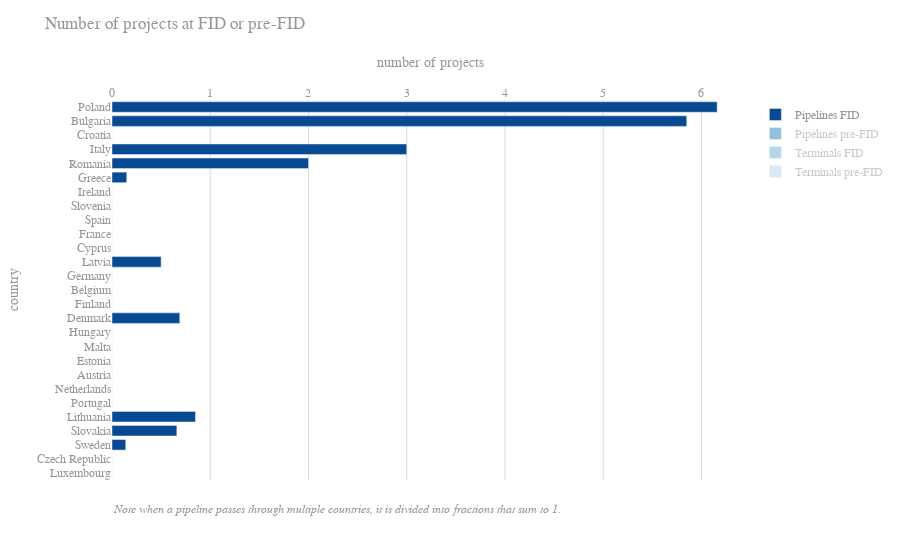

Write notebook code for a chart like this one.
### Markdown cell above
## update FID map with separate panels

### Code cell
terms_df_region = terms_df_orig[(terms_df_orig.Country.isin(region_df_touse.Country))&
                                (terms_df_orig.Status.isin(['Construction','Proposed']))&
                                (terms_df_orig.Facility.isin(['Import']))]
country_ratios_df_region = country_ratios_df[(country_ratios_df.Country.isin(region_df_touse.Country))&
                            (country_ratios_df.Status.isin(['Construction','Proposed']))]

projects_df_fid_sum = pandas.DataFrame(0, index=country_list, columns=['Pipelines FID','Terminals FID','Pipelines pre-FID','Terminals pre-FID'])

# Pipelines
projects_df_fid_sum['Pipelines FID'] += country_ratios_df_region[country_ratios_df_region.FID.isin(['FID'])].groupby('Country')['LengthPerCountryFraction'].sum()
projects_df_fid_sum['Pipelines pre-FID'] += country_ratios_df_region[country_ratios_df_region.FID.isin(['Pre-FID'])].groupby('Country')['LengthPerCountryFraction'].sum()
# Terminals
projects_df_fid_sum['Terminals FID'] += terms_df_region.loc[terms_df_region.FID.isin(['FID'])].groupby('Country')['TerminalID'].count()
projects_df_fid_sum['Terminals pre-FID'] += terms_df_region.loc[terms_df_region.FID.isin(['Pre-FID'])].groupby('Country')['TerminalID'].count()

projects_df_fid_sum.replace(numpy.nan,0,inplace=True)

# reorder for descending values
country_order = projects_df_fid_sum.sum(axis=1).sort_values(ascending=True).index
projects_df_fid_sum = projects_df_fid_sum.reindex(country_order)

# ****************************************

colorscale_touse = 'blues'

bar_pipes_dark = px.colors.sample_colorscale(colorscale_touse, 0.9)
bar_pipes_light = px.colors.sample_colorscale(colorscale_touse, 0.7)
bar_terms_dark = px.colors.sample_colorscale(colorscale_touse, 0.5)
bar_terms_light = px.colors.sample_colorscale(colorscale_touse, 0.3)

nbars = projects_df_fid_sum.index.size

fig = px.bar(projects_df_fid_sum[['Pipelines FID','Pipelines pre-FID',
                                  'Terminals FID', 'Terminals pre-FID']], 
             color_discrete_sequence=bar_pipes_dark+bar_pipes_light+bar_terms_dark+bar_terms_light, 
             orientation='h', height=800,
             title='Number of projects at FID or pre-FID')

note = '<i>Note when a pipeline passes through multiple countries, it is divided into fractions that sum to 1.</i>'
fig.add_annotation(x=0, y=-0.1,
                   xref='x domain',
                   yref='y domain',
                   text=note,
                   showarrow=False,
                   font=dict(size=12))

fig.update_layout(
    font_family='Helvetica',
    font_color=px.colors.sample_colorscale('greys', 0.5)[0],
    bargap=0.25,
    plot_bgcolor='white',
    paper_bgcolor='white',

    yaxis_title='country',
    xaxis_title='number of projects',
    xaxis={'side':'top'},
    title_y=.97,
    title_yanchor='top',

    legend_title=None,
    #legend=dict(yanchor="bottom",y=0.01,xanchor="right",x=0.99,bgcolor='rgba(0,0,0,0)'),
    legend=dict(yanchor="top",y=1,xanchor="left",x=1.01,bgcolor='rgba(0,0,0,0)'),
)

fig.update_yaxes(
    dtick=1
)

fig.update_xaxes(
    gridcolor=px.colors.sample_colorscale('greys', 0.25)[0]
)

dash.dcc.Checklist(
    id='fid-checklist',
    options=[
        {'label':'Pipelines FID', 'value':'Pipelines FID'},
        {'label':'Pipelines pre-FID', 'value':'Pipelines pre-FID'},
        {'label':'Terminals FID', 'value':'Terminals FID'},
        {'label':'Terminals pre-FID', 'value':'Terminals pre-FID'},
    ],
    value=[],
    labelStyle={'display':'inline-block'}
)

fig.show()

### Figure 1 — Plotly figure (JSON) as saved in the notebook; plotly's stock layout.template omitted (floating-point values rounded to 4 significant figures)
{"data": [{"alignmentgroup": "True", "hovertemplate": "variable=Pipelines FID<br>value=%{x}<br>Country=%{y}<extra></extra>", "legendgroup": "Pipelines FID", "marker": {"color": "rgb(8, 74, 146)", "pattern": {"shape": ""}}, "name": "Pipelines FID", "offsetgroup": "Pipelines FID", "orientation": "h", "showlegend": true, "textposition": "auto", "type": "bar", "visible": true, "x": [0, 0, 0.14, 0.66, 0.85, 0, 0, 0, 0, 0, 0, 0.69, 0, 0, 0, 0.5, 0, 0, 0, 0, 0, 0.15, 2, 3, 0, 5.85, 6.16], "xaxis": "x", "y": ["Luxembourg", "Czech Republic", "Sweden", "Slovakia", "Lithuania", "Portugal", "Netherlands", "Austria", "Estonia", "Malta", "Hungary", "Denmark", "Finland", "Belgium", "Germany", "Latvia", "Cyprus", "France", "Spain", "Slovenia", "Ireland", "Greece", "Romania", "Italy", "Croatia", "Bulgaria", "Poland"], "yaxis": "y"}, {"alignmentgroup": "True", "hovertemplate": "variable=Pipelines pre-FID<br>value=%{x}<br>Country=%{y}<extra></extra>", "legendgroup": "Pipelines pre-FID", "marker": {"color": "rgb(46, 126, 188)", "pattern": {"shape": ""}}, "name": "Pipelines pre-FID", "offsetgroup": "Pipelines pre-FID", "orientation": "h", "showlegend": true, "textposition": "auto", "type": "bar", "visible": "legendonly", "x": [0, 0, 0, 0.02, 0, 1, 0, 1, 0, 0.44, 1.65, 0, 0, 0, 0, 1, 1.99, 0, 1, 4.17, 1.5, 3.75, 5.33, 5.95, 8.03, 5.04, 8.41], "xaxis": "x", "y": ["Luxembourg", "Czech Republic", "Sweden", "Slovakia", "Lithuania", "Portugal", "Netherlands", "Austria", "Estonia", "Malta", "Hungary", "Denmark", "Finland", "Belgium", "Germany", "Latvia", "Cyprus", "France", "Spain", "Slovenia", "Ireland", "Greece", "Romania", "Italy", "Croatia", "Bulgaria", "Poland"], "yaxis": "y"}, {"alignmentgroup": "True", "hovertemplate": "variable=Terminals FID<br>value=%{x}<br>Country=%{y}<extra></extra>", "legendgroup": "Terminals FID", "marker": {"color": "rgb(107, 174, 214)", "pattern": {"shape": ""}}, "name": "Terminals FID", "offsetgroup": "Terminals FID", "orientation": "h", "showlegend": true, "textposition": "auto", "type": "bar", "visible": "legendonly", "x": [0, 0, 0, 0, 0, 0, 1, 0, 0, 0, 0, 0, 1, 2, 0, 0, 0, 0, 1, 0, 0, 1, 0, 0, 0, 0, 2], "xaxis": "x", "y": ["Luxembourg", "Czech Republic", "Sweden", "Slovakia", "Lithuania", "Portugal", "Netherlands", "Austria", "Estonia", "Malta", "Hungary", "Denmark", "Finland", "Belgium", "Germany", "Latvia", "Cyprus", "France", "Spain", "Slovenia", "Ireland", "Greece", "Romania", "Italy", "Croatia", "Bulgaria", "Poland"], "yaxis": "y"}, {"alignmentgroup": "True", "hovertemplate": "variable=Terminals pre-FID<br>value=%{x}<br>Country=%{y}<extra></extra>", "legendgroup": "Terminals pre-FID", "marker": {"color": "rgb(182, 212, 233)", "pattern": {"shape": ""}}, "name": "Terminals pre-FID", "offsetgroup": "Terminals pre-FID", "orientation": "h", "showlegend": true, "textposition": "auto", "type": "bar", "visible": "legendonly", "x": [0, 0, 0, 0, 0, 0, 0, 0, 1, 1, 0, 1, 1, 0, 2, 1, 1, 3, 2, 0, 4, 1, 1, 0, 1, 0, 1], "xaxis": "x", "y": ["Luxembourg", "Czech Republic", "Sweden", "Slovakia", "Lithuania", "Portugal", "Netherlands", "Austria", "Estonia", "Malta", "Hungary", "Denmark", "Finland", "Belgium", "Germany", "Latvia", "Cyprus", "France", "Spain", "Slovenia", "Ireland", "Greece", "Romania", "Italy", "Croatia", "Bulgaria", "Poland"], "yaxis": "y"}], "layout": {"annotations": [{"font": {"size": 12}, "showarrow": false, "text": "<i>Note when a pipeline passes through multiple countries, it is divided into fractions that sum to 1.</i>", "x": 0, "xref": "x domain", "y": -0.1, "yref": "y domain"}], "autosize": true, "bargap": 0.25, "barmode": "relative", "font": {"color": "rgb(150, 150, 150)", "family": "Helvetica"}, "legend": {"bgcolor": "rgba(0, 0, 0, 0)", "title": {}, "tracegroupgap": 0, "x": 1.01, "xanchor": "left", "y": 1, "yanchor": "top"}, "paper_bgcolor": "white", "plot_bgcolor": "white", "title": {"text": "Number of projects at FID or pre-FID", "y": 0.97, "yanchor": "top"}, "xaxis": {"anchor": "y", "autorange": true, "domain": [0, 1], "gridcolor": "rgb(217, 217, 217)", "range": [0, 6.484], "side": "top", "title": {"text": "number of projects"}, "type": "linear"}, "yaxis": {"anchor": "x", "autorange": true, "domain": [0, 1], "dtick": 1, "range": [-0.5, 26.5], "title": {"text": "country"}, "type": "category"}}}
